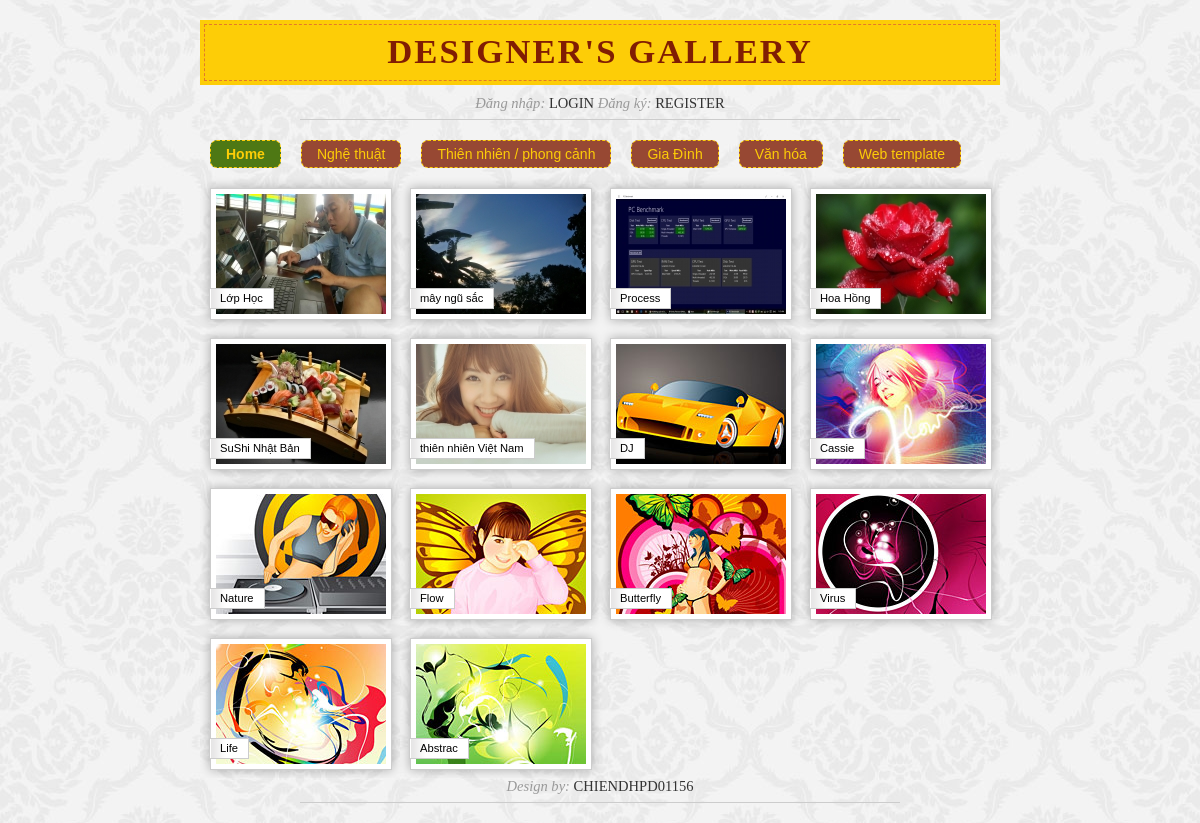
The page / on the database its author committed.
### tables this page shows
CREATE TABLE IF NOT EXISTS `typeimage` (
  `typeimage_id` tinyint(3) unsigned NOT NULL AUTO_INCREMENT,
  `typeimage_name` varchar(50) NOT NULL,
  PRIMARY KEY (`typeimage_id`)
);

CREATE TABLE IF NOT EXISTS `images` (
  `images_id` int(10) unsigned NOT NULL AUTO_INCREMENT,
  `images_typeID` tinyint(3) unsigned NOT NULL,
  `images_title` varchar(120) NOT NULL,
  `images_date` date NOT NULL,
  `images_userID` int(10) unsigned NOT NULL,
  PRIMARY KEY (`images_id`)
);

### index.php (the view, shortened to what this page needs)
<?php include 'header.php'; ?>
	<div id="content">
		<ul class="gallery">
    <?php
    $page = (!isset($_GET['page']))? '"%"' : $_GET['page'];
        $query = 'SELECT * FROM images WHERE images_typeID LIKE '.$page.' ORDER BY images_date DESC';
        $result = mysql_query($query,$db) or die(mysql_error($db));
        while($row = mysql_fetch_array($result)){
            $images_id = $row['images_id'];
    ?>
         <li><a href="photos/<?php echo $images_id;?>.jpg" rel="lightbox[roadtrip]">
         <em><?php echo $row['images_title'];?></em><img src="photos/thumbs/<?php echo $images_id;?>.jpg" /></a></li>
    <?php } ?>
		</ul>
	</div>
 <?php include 'footer.php'; ?>

### header.php (shortened to what this page needs)
<?php
    $db = mysql_connect(MYSQL_HOST,MYSQL_USER) or die('Khong ket noi duoc CSDL');
?>
<!DOCTYPE html PUBLIC "-//W3C//DTD XHTML 1.0 Transitional//EN" "http://www.w3.org/TR/xhtml1/DTD/xhtml1-transitional.dtd">
<html xmlns="http://www.w3.org/1999/xhtml">
<head>
	<link rel="stylesheet" href="css/lightbox.css" type="text/css" media="screen" />
	<link rel="stylesheet" href="css/styles.css" type="text/css" media="screen" />
</head>
<body>
<div id="wrap">
	<div id="header">
		<h1><em>Designer's Gallery</em></h1>
    <?php
        if(isset($_SESSION['login']) and isset($_SESSION['user'])){
    ?>
        <p class="about">
            <em>Chào bạn: </em><a href="user_manual.php"><?php echo $_SESSION['user'];?></a>
            <span><em>Đăng xuất: </em><a href="login.php?logout=yes">logout</a>
            <em>Tải ảnh: </em><a href="upload_images.php">Upload</a>
            <em>Quản lý ảnh: </em><a href="personal_images.php">My Picture</a>
    <?php
		$query = 'SELECT user_id FROM user WHERE user_id="'.$_SESSION['login'].'"AND user_level=1';
		$result = mysql_query($query,$db) or die(mysql_error($db));
		if(mysql_num_rows($result) > 0){
			echo '<br /><em>Quản lý user: </em><a href="admin.php">Admin</a>';
		}
	?>
        	</span>
        </p>
    <?php }else{ ?>
		<p class="about">
            <em>Đăng nhập:</em> <a href="login.php">Login</a>
            <em>Đăng ký:</em> <a href="register.php">Register</a>
		</p>
    <?php } ?>
	</div>
	<div id="navigation">
		<ul>
            <li><a class="home" href="Index.php">Home</a></li>
    <?php
        $query = 'SELECT * FROM typeimage';
        $result = mysql_query($query,$db) or die(mysql_error($db));
        while($row = mysql_fetch_array($result)){
            echo '<li><a href="Index.php?page='.$row['typeimage_id'].'">'.$row['typeimage_name'].'</a></li>';
        }
    ?>
		</ul>
	</div>

### footer.php (shortened to what this page needs)
<div id="footer">
		<p class="about"><em>Design by:</em> <a href="#">ChienDHPD01156</a>
	</div>
</div>
</body>
</html>

### css/styles.css (style rules this page uses)
* { margin: 0; padding: 0; }
img { border: none; }
a { color: #ba05ba; text-decoration: none; }
ul { list-style: none; }
body { background: url(../images/bg.jpg); }
#wrap { margin: 0 auto; padding: 0; width: 800px; font: 70%/140% Arial, Helvetica, sans-serif; color: #3a3a3a; }
#header h1 { background: #fdcd07; margin: 20px 0 10px; padding: 4px; text-align: center; color: #801d03; font: bold 310%/100% Garamond, Georgia, serif; letter-spacing: 2px; text-transform: uppercase; }
#header h1 em { border: dashed 1px #e3792c; display: block; padding: 10px 0; font-style: normal; }
p.about { width: 600px; margin: 0 auto 20px; text-align: center; border-bottom: solid 1px #ccc; padding: 0 0 8px 0; font: 130%/110% Garamond, Georgia, serif; }
p.about >a { color: #333; text-decoration: none; text-transform: uppercase; }
p.about >em { color: #999; }
#navigation { width: 100%; margin: 0 auto; text-align: center; font: 14px tahoma, helvetica,arial, sans-serif; }
#navigation ul { margin: 0 auto; width: 100%; }
#navigation li { display: inline; padding: 0 10px; float: left; }
#navigation li a { display: block; padding: 5px 15px; color: #fdcd07; background: #974833; border: dashed 1px #fdcd07; border-radius:7px; -moz-border-radius:7px; -webkit-border-radius:7px; }
#navigation li a.home { font-weight: bold; }
#content { padding-top: 10px; min-height: 400px; clear: both; overflow: hidden; }
.gallery li { padding: 10px; float: left; position: relative; width: 180px; height: 130px; }
.gallery img { background: #fff; border: solid 1px #ccc; padding: 5px; box-shadow: 0 0 10px rgba(0,0,0,0.3); -webkit-box-shadow: 0 0 10px rgba(0,0,0,0.3); -moz-box-shadow: 0 0 10px rgba(0,0,0,0.3); }
.gallery em { background: #fff url(../images/grey-gradient.gif) repeat-y; color: #000; font-style: normal; max-width: 161px; max-height: 16px; overflow: hidden; padding: 2px 10px; display: block; position: absolute; top: 110px; left: 9px; border: 1px solid #ccc; }

### rows shown on the page
typeimage: typeimage_name "Nghệ thuật"
typeimage: typeimage_name "Thiên nhiên / phong cảnh"
typeimage: typeimage_name "Gia Đình"
typeimage: typeimage_name "Văn hóa"
typeimage: typeimage_name "Web template"
images: images_title "Lớp Học", shows a picture
images: images_title "mây ngũ sắc", shows a picture
images: images_title "Process", shows a picture
images: images_title "Hoa Hồng", shows a picture
images: images_title "SuShi Nhật Bản", shows a picture
images: images_title "thiên nhiên Việt Nam", shows a picture
images: images_title "DJ", shows a picture
images: images_title "Cassie", shows a picture
images: images_title "Nature", shows a picture
images: images_title "Flow", shows a picture
images: images_title "Butterfly", shows a picture
images: images_title "Virus", shows a picture
images: images_title "Life", shows a picture
images: images_title "Abstrac", shows a picture
